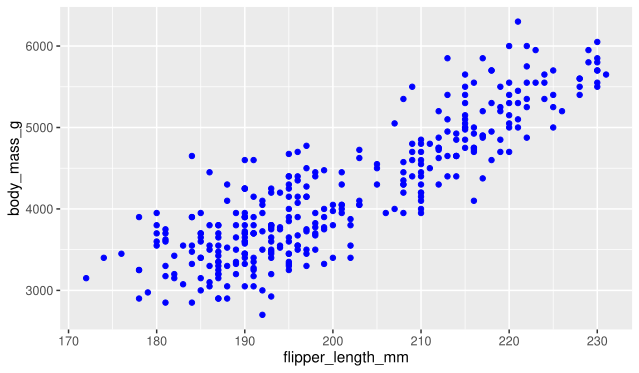

Write R code to recreate this figure.
library("ggplot2")
library("palmerpenguins")
#map set every points in the scatter map to color blue 
ggplot(data = penguins) +
geom_point(mapping = aes( x= flipper_length_mm, y = body_mass_g), color= "blue")
